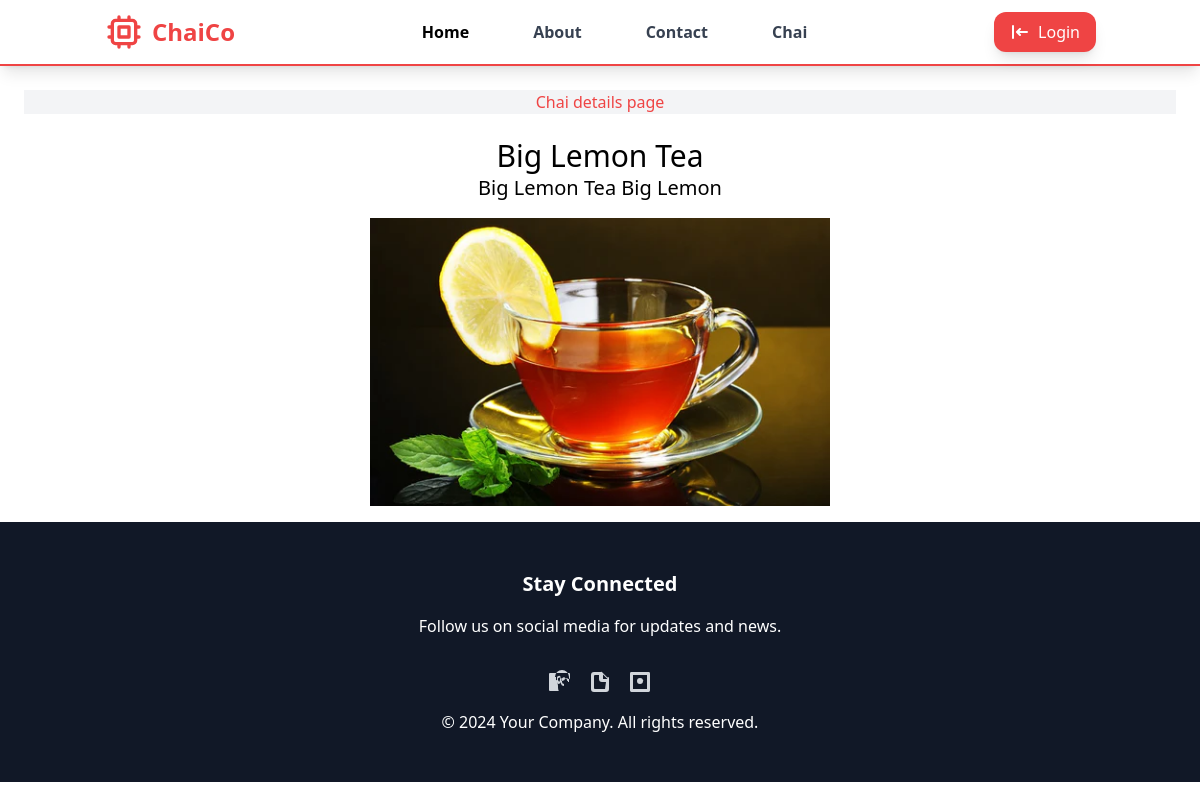
The page /chai/4/ on the database its author committed.
### chai/models.py (models this page shows, shortened)
class Chaivarity(models.Model):
    Select_Chai_Type = [
        ('ML', 'Masala Tea'),
        ('GN', 'Ginger Tea'),
        ('LM', 'Leamon Tea'),
        ('RT', 'Raw Tea'),
    ]
    name = models.CharField(max_length=100)
    image = models.ImageField(upload_to='chais/')
    description = models.TextField()
    created_date = models.DateTimeField(default=timezone.now)
    cha_type = models.CharField(max_length=2, choices=Select_Chai_Type)
    DisplayField = ['name', 'description', 'chai_type']

### chai/views.py (the view)
# urls.py: path('<int:chai_id>/', views.chai_detail, name='chai_detail'),
def chai_detail(request,chai_id):
    chai=get_object_or_404(Chaivarity,pk=chai_id)
    return render(request,'chai/chai_detail.html',{'chai':chai})

### chai/templates/chai/chai_detail.html (shortened to what this page needs)
{% extends 'layout.html' %}
    {% block content %}
    <h1 class="text-center text-red-500 bg-gray-100 m-6">Chai details page</h1>
 <h3 class="text-center text-3xl">{{chai.name}}</h3>
 <h3 class="text-center text-xl">{{chai.description}}</h3>
 <img class=" mx-auto relative h-80 flex items-center justify-center p-4 " src="{{ chai.image.url }}" alt="{{ chai.name }}">
    {% endblock %}

### rows shown on the page
Chaivarity: name "Big Lemon Tea", description "Big Lemon Tea Big Lemon", image (picture)
